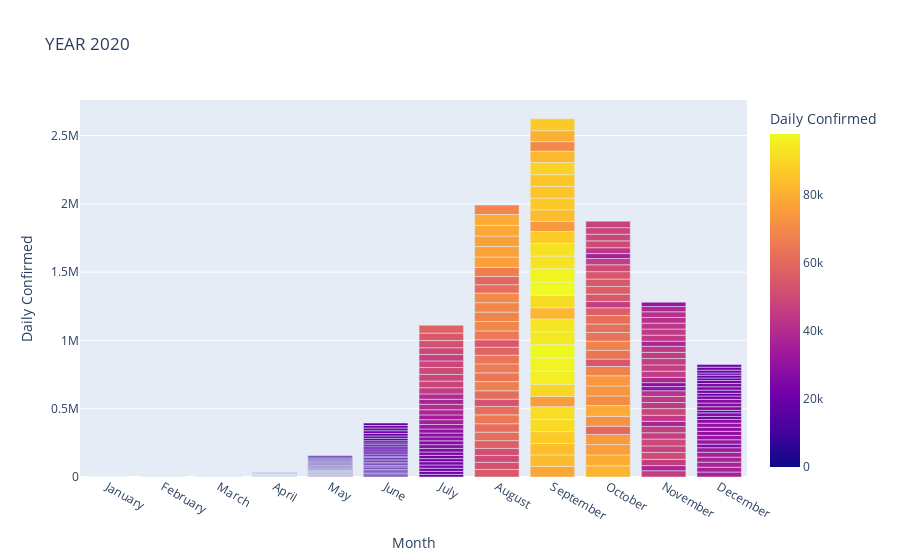

This figure's notebook cell:
### Code cell
px.bar(data1,x='Month',y='Daily Confirmed',color='Daily Confirmed',title='YEAR 2020')

### Figure 1 — Plotly figure (JSON) as saved in the notebook; plotly's stock layout.template omitted (floating-point values rounded to 4 significant figures; data arrays with more than 128 entries replaced by an {"elided": "..."} marker saying what was removed)
{"data": [{"alignmentgroup": "True", "hovertemplate": "Month=%{x}<br>Daily Confirmed=%{marker.color}<extra></extra>", "legendgroup": "", "marker": {"color": {"elided": "337 int values"}, "coloraxis": "coloraxis"}, "name": "", "offsetgroup": "", "orientation": "v", "showlegend": false, "textposition": "auto", "type": "bar", "x": {"elided": "337 str values"}, "xaxis": "x", "y": {"elided": "337 int values"}, "yaxis": "y"}], "layout": {"barmode": "relative", "coloraxis": {"colorbar": {"title": {"text": "Daily Confirmed"}}, "colorscale": [[0, "#0d0887"], [0.1111, "#46039f"], [0.2222, "#7201a8"], [0.3333, "#9c179e"], [0.4444, "#bd3786"], [0.5556, "#d8576b"], [0.6667, "#ed7953"], [0.7778, "#fb9f3a"], [0.8889, "#fdca26"], [1, "#f0f921"]]}, "legend": {"tracegroupgap": 0}, "title": {"text": "YEAR 2020"}, "xaxis": {"anchor": "y", "domain": [0, 1], "title": {"text": "Month"}}, "yaxis": {"anchor": "x", "domain": [0, 1], "title": {"text": "Daily Confirmed"}}}}
